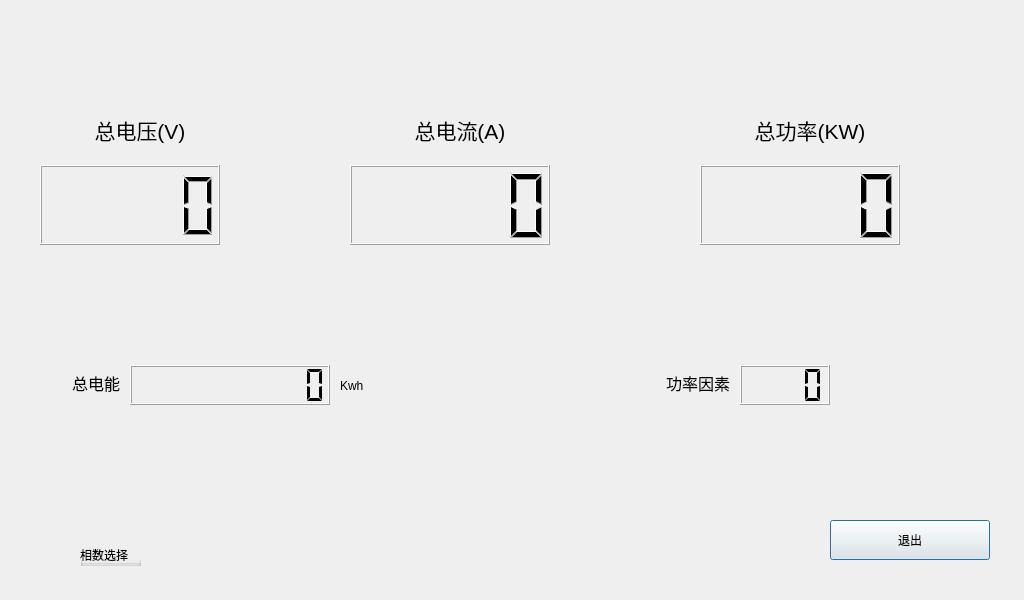
<?xml version="1.0" encoding="UTF-8"?>
<ui version="4.0">
 <class>TOTAL_MainDlg</class>
 <widget class="QDialog" name="TOTAL_MainDlg">
  <property name="geometry">
   <rect>
    <x>0</x>
    <y>0</y>
    <width>1024</width>
    <height>600</height>
   </rect>
  </property>
  <property name="windowTitle">
   <string>Dialog</string>
  </property>
  <widget class="QLabel" name="label">
   <property name="geometry">
    <rect>
     <x>60</x>
     <y>105</y>
     <width>160</width>
     <height>50</height>
    </rect>
   </property>
   <property name="font">
    <font>
     <pointsize>16</pointsize>
     <weight>50</weight>
     <bold>false</bold>
    </font>
   </property>
   <property name="text">
    <string>总电压(V)</string>
   </property>
   <property name="alignment">
    <set>Qt::AlignCenter</set>
   </property>
  </widget>
  <widget class="QLCDNumber" name="volLcd">
   <property name="geometry">
    <rect>
     <x>40</x>
     <y>165</y>
     <width>180</width>
     <height>80</height>
    </rect>
   </property>
   <property name="styleSheet">
    <string notr="true"/>
   </property>
  </widget>
  <widget class="QLabel" name="label_2">
   <property name="geometry">
    <rect>
     <x>380</x>
     <y>105</y>
     <width>160</width>
     <height>50</height>
    </rect>
   </property>
   <property name="font">
    <font>
     <pointsize>16</pointsize>
     <weight>50</weight>
     <bold>false</bold>
    </font>
   </property>
   <property name="text">
    <string>总电流(A)</string>
   </property>
   <property name="alignment">
    <set>Qt::AlignCenter</set>
   </property>
  </widget>
  <widget class="QLCDNumber" name="curLcd">
   <property name="geometry">
    <rect>
     <x>350</x>
     <y>165</y>
     <width>200</width>
     <height>80</height>
    </rect>
   </property>
   <property name="styleSheet">
    <string notr="true"/>
   </property>
  </widget>
  <widget class="QLabel" name="label_3">
   <property name="geometry">
    <rect>
     <x>730</x>
     <y>105</y>
     <width>160</width>
     <height>50</height>
    </rect>
   </property>
   <property name="font">
    <font>
     <pointsize>16</pointsize>
     <weight>50</weight>
     <bold>false</bold>
    </font>
   </property>
   <property name="text">
    <string>总功率(KW)</string>
   </property>
   <property name="alignment">
    <set>Qt::AlignCenter</set>
   </property>
  </widget>
  <widget class="QLCDNumber" name="powerLcd">
   <property name="geometry">
    <rect>
     <x>700</x>
     <y>165</y>
     <width>200</width>
     <height>80</height>
    </rect>
   </property>
  </widget>
  <widget class="QLabel" name="label_4">
   <property name="geometry">
    <rect>
     <x>20</x>
     <y>365</y>
     <width>100</width>
     <height>35</height>
    </rect>
   </property>
   <property name="font">
    <font>
     <pointsize>12</pointsize>
    </font>
   </property>
   <property name="text">
    <string>总电能</string>
   </property>
   <property name="alignment">
    <set>Qt::AlignRight|Qt::AlignTrailing|Qt::AlignVCenter</set>
   </property>
  </widget>
  <widget class="QLabel" name="label_6">
   <property name="geometry">
    <rect>
     <x>630</x>
     <y>365</y>
     <width>100</width>
     <height>35</height>
    </rect>
   </property>
   <property name="font">
    <font>
     <pointsize>12</pointsize>
    </font>
   </property>
   <property name="text">
    <string>功率因素</string>
   </property>
   <property name="alignment">
    <set>Qt::AlignRight|Qt::AlignTrailing|Qt::AlignVCenter</set>
   </property>
  </widget>
  <widget class="QLCDNumber" name="tpfLcd">
   <property name="geometry">
    <rect>
     <x>740</x>
     <y>365</y>
     <width>90</width>
     <height>40</height>
    </rect>
   </property>
   <property name="digitCount">
    <number>4</number>
   </property>
   <property name="segmentStyle">
    <enum>QLCDNumber::Flat</enum>
   </property>
  </widget>
  <widget class="QLCDNumber" name="kwhLcd">
   <property name="geometry">
    <rect>
     <x>130</x>
     <y>365</y>
     <width>200</width>
     <height>40</height>
    </rect>
   </property>
   <property name="digitCount">
    <number>10</number>
   </property>
   <property name="segmentStyle">
    <enum>QLCDNumber::Flat</enum>
   </property>
  </widget>
  <widget class="QGroupBox" name="groupBox">
   <property name="geometry">
    <rect>
     <x>80</x>
     <y>545</y>
     <width>61</width>
     <height>21</height>
    </rect>
   </property>
   <property name="title">
    <string>相数选择</string>
   </property>
   <widget class="QRadioButton" name="line_1">
    <property name="geometry">
     <rect>
      <x>40</x>
      <y>20</y>
      <width>90</width>
      <height>23</height>
     </rect>
    </property>
    <property name="text">
     <string>Line 1</string>
    </property>
   </widget>
   <widget class="QRadioButton" name="line_2">
    <property name="geometry">
     <rect>
      <x>220</x>
      <y>20</y>
      <width>90</width>
      <height>23</height>
     </rect>
    </property>
    <property name="text">
     <string>Line 2</string>
    </property>
   </widget>
   <widget class="QRadioButton" name="line_3">
    <property name="geometry">
     <rect>
      <x>390</x>
      <y>20</y>
      <width>90</width>
      <height>23</height>
     </rect>
    </property>
    <property name="text">
     <string>Line 3</string>
    </property>
   </widget>
  </widget>
  <widget class="QLabel" name="label_5">
   <property name="geometry">
    <rect>
     <x>340</x>
     <y>365</y>
     <width>51</width>
     <height>41</height>
    </rect>
   </property>
   <property name="text">
    <string>Kwh</string>
   </property>
  </widget>
  <widget class="QPushButton" name="quitBtn">
   <property name="geometry">
    <rect>
     <x>830</x>
     <y>520</y>
     <width>160</width>
     <height>40</height>
    </rect>
   </property>
   <property name="text">
    <string>退出</string>
   </property>
  </widget>
 </widget>
 <tabstops>
  <tabstop>line_1</tabstop>
  <tabstop>line_2</tabstop>
  <tabstop>line_3</tabstop>
  <tabstop>quitBtn</tabstop>
 </tabstops>
 <resources/>
 <connections>
  <connection>
   <sender>quitBtn</sender>
   <signal>clicked()</signal>
   <receiver>TOTAL_MainDlg</receiver>
   <slot>close()</slot>
   <hints>
    <hint type="sourcelabel">
     <x>659</x>
     <y>557</y>
    </hint>
    <hint type="destinationlabel">
     <x>399</x>
     <y>299</y>
    </hint>
   </hints>
  </connection>
 </connections>
</ui>
